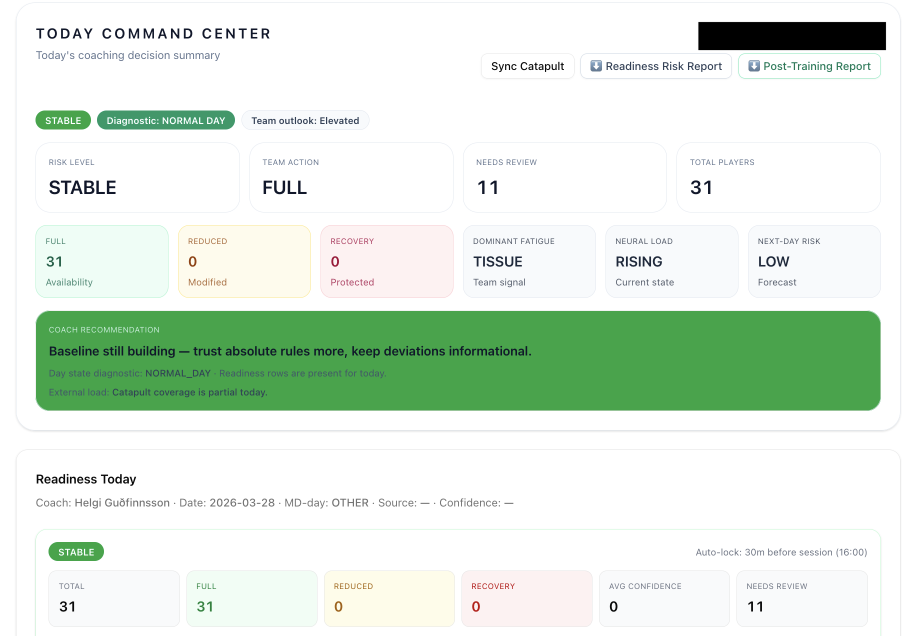
#> input picture scripts/raw/Today.png, 1838 x 1271 px, found by its file name (shown at 1/2 size); its folder holds 5 pictures in this run; the run also reads 2 pictures not shown here
$ python anonymize-screenshots.py
#> lines starting #> are read from the running program, lines starting #| are printed output that depends on the picture
#!/usr/bin/env python3
"""
MicroPulse Screenshot Anonymizer
=================================
Visir myndunum: crop browser chrome, anonymize player names, save to public/screenshots/

Usage:
  1. Vista skjámyndirnar í scripts/raw/ möppuna með þessum nöfnum:
       today.png          - Today Command Center tab
       intelligence.png   - Intelligence tab (team overview)
       intelligence2.png  - Intelligence tab (team risk map / Readiness Mix)
       gps.png            - GPS Data squad load table
       mli.png            - Mechanical Load Index panel
       metabolic.png      - Metabolic Load Score panel
       volatility.png     - Readiness Volatility charts
       vald.png           - VALD / CMJ tab

  2. Keyra: python3 scripts/anonymize-screenshots.py

  Output fer í: public/screenshots/
"""

from pathlib import Path
from PIL import Image, ImageDraw, ImageFont
import sys

# ── Paths ─────────────────────────────────────────────────────────────────────
BASE     = Path(__file__).parent.parent
RAW_DIR  = Path(__file__).parent / "raw"
OUT_DIR  = BASE / "public" / "screenshots"
OUT_DIR.mkdir(parents=True, exist_ok=True)

# ── Anonymized player names (30 generic names for replacement) ─────────────────
FAKE_NAMES = [
    "A. Eriksson",   "B. Hansen",     "C. Magnusson",  "D. Nilsson",
    "E. Lindqvist",  "F. Bergström",  "G. Johansson",  "H. Andersen",
    "I. Sigurdsson", "J. Petersen",   "K. Larsson",    "L. Møller",
    "M. Gustafsson", "N. Thorvaldsen","O. Sørensen",   "P. Karlsson",
    "Q. Bjørnstad",  "R. Ólafsson",   "S. Kristiansen","T. Halvorsen",
    "U. Rasmussen",  "V. Lund",       "W. Holm",       "X. Mikkelsen",
    "Y. Dahl",       "Z. Strand",     "A. Bertilsson",  "B. Clausen",
    "C. Frederiksen","D. Vestergaard"
]

# [14 lines left out: function try_font, not called in this run]

def crop_browser_chrome(img: Image.Image, top: int = 95, bottom: int = 40) -> Image.Image:
    """Remove browser bar from top and taskbar from bottom."""
    w, h = img.size
    return img.crop((0, top, w, h - bottom))

def blur_region(img: Image.Image, x1: int, y1: int, x2: int, y2: int, radius: int = 18) -> Image.Image:
    """Gaussian-blur a rectangular region in the image (looks much cleaner than rectangles)."""
    from PIL import ImageFilter
    region = img.crop((x1, y1, x2, y2))
    blurred = region.filter(ImageFilter.GaussianBlur(radius=radius))
    img.paste(blurred, (x1, y1))
    return img

def blur_left_name_column(img: Image.Image, col_width_px: int = 265, y_start_px: int = 0, radius: int = 35) -> Image.Image:
    """Blur the left name column from y_start_px to bottom of image."""
    w, h = img.size
    return blur_region(img, 0, y_start_px, col_width_px, h, radius=radius)

def save(img: Image.Image, name: str, max_width: int = 1200):
    """Resize if too wide, save as PNG."""
    if img.width > max_width:
        ratio = max_width / img.width
        img = img.resize((max_width, int(img.height * ratio)), Image.LANCZOS)
    out = OUT_DIR / name
    img.save(out, "PNG", optimize=True)
    print(f"  ✓  Saved {out.name}  ({img.width}×{img.height})")

# ── Per-screenshot processing ──────────────────────────────────────────────────

def process_today(raw: Path):
    """Today Command Center — no player names, just crop browser chrome."""
    img = Image.open(raw).convert("RGB")
    img = crop_browser_chrome(img)
    save(img, "today.png")

def process_intelligence(raw: Path):
    """Intelligence tab — team overview. No individual player names on first screen."""
    img = Image.open(raw).convert("RGB")
    img = crop_browser_chrome(img)
    save(img, "intelligence.png")

def process_intelligence2(raw: Path):
    """Intelligence detail with Readiness Mix risk map — no individual player names visible."""
    img = Image.open(raw).convert("RGB")
    img = crop_browser_chrome(img)
    save(img, "intelligence2.png")

def process_gps(raw: Path):
    """GPS Data squad load table — blur left name column (x=0–265 in raw ~1777px image)."""
    img = Image.open(raw).convert("RGB")
    img = crop_browser_chrome(img)
    # Names are in the leftmost column (measured: x=0 to ~265 in 1777px raw image)
    # Blur from the data row header downwards (y=130 = after section title)
    img = blur_left_name_column(img, col_width_px=265, y_start_px=130)
    save(img, "gps.png")

# [47 lines left out: functions process_mli, process_metabolic, process_volatility, process_vald, not called in this run]

# ── Main ───────────────────────────────────────────────────────────────────────

JOBS = {
    "today.png":         process_today,
    "intelligence.png":  process_intelligence,
    "intelligence2.png": process_intelligence2,
    "gps.png":           process_gps,
    "mli.png":           process_mli,
    "metabolic.png":     process_metabolic,
    "volatility.png":    process_volatility,
    "vald.png":          process_vald,
}

if __name__ == "__main__":
    if not RAW_DIR.exists():
        RAW_DIR.mkdir()
        print(f"Created {RAW_DIR} — vista skjámyndirnar þar með réttu nöfnum.")
        print("Sjá README í skriftunni.")
        sys.exit(0)

    processed = 0
    for filename, fn in JOBS.items():
        raw = RAW_DIR / filename
        if raw.exists():
            print(f"Processing {filename}...")
            try:
                fn(raw)
                processed += 1
            except Exception as e:
                print(f"  ✗  Error: {e}")
        else:
            print(f"  –  Skipping {filename} (not found in scripts/raw/)")
#> this loop made 8 passes
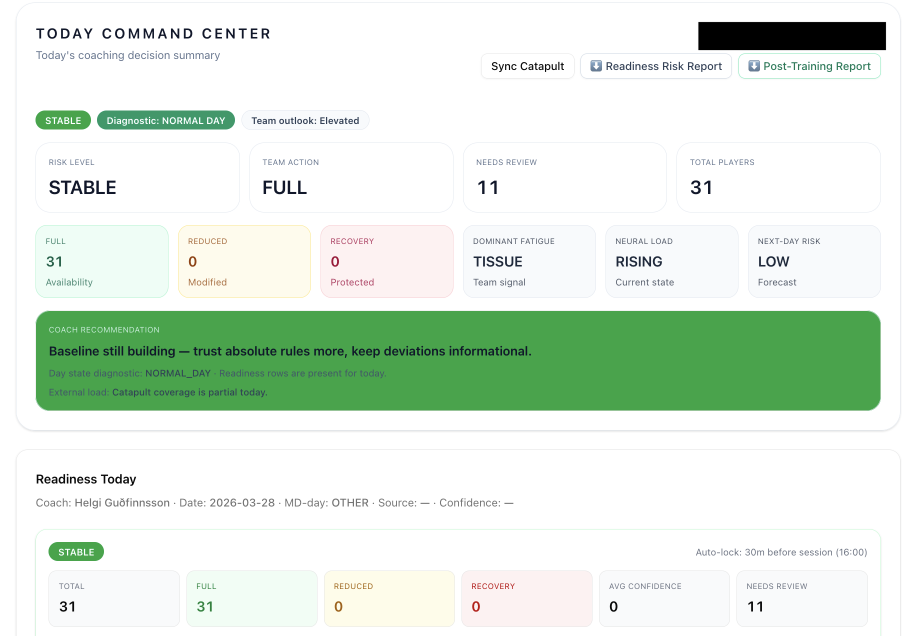
#> input picture scripts/raw/Today.png, 1838 x 1271 px, found by its file name (shown at 1/2 size)
#> pass 1, in process_today, `img = crop_browser_chrome(img)`:
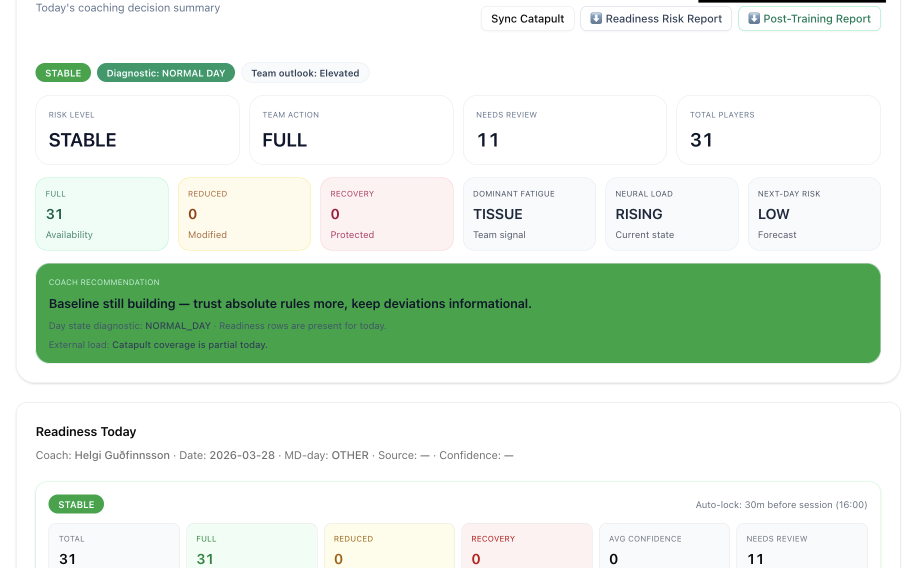
#> img: PIL image 1838x1136 RGB (shown at 1/2 size); mean R, G, B 220.1, 235, 220.6
#> pass 1, in save, `img = img.resize((max_width, int(img.height * ratio)), Image.LANCZOS)`:
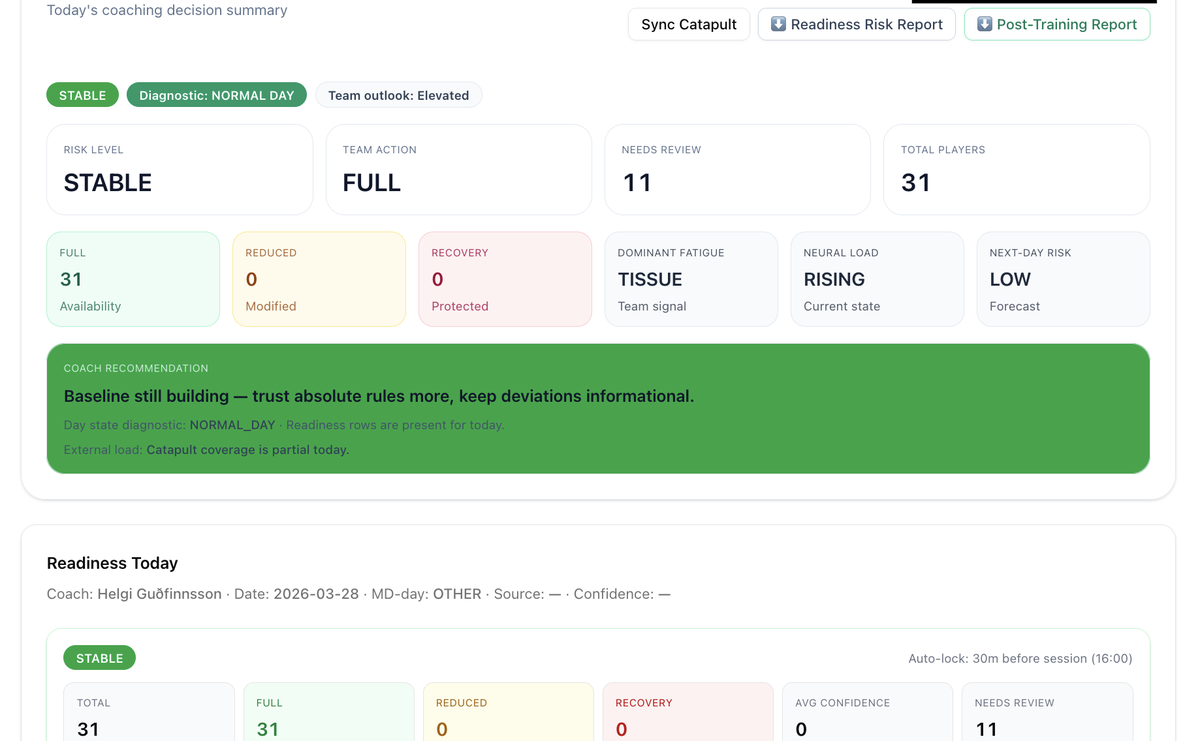
#> img: PIL image 1200x741 RGB; mean R, G, B 220, 234.9, 220.5
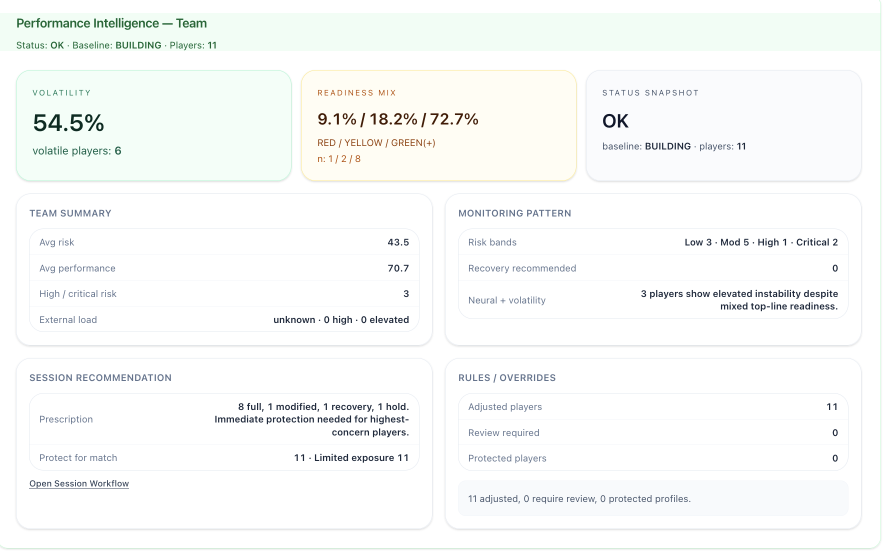
#> input picture scripts/raw/Intelligence.png, 1774 x 1120 px, found by its file name (shown at 1/2 size)

    print(f"\nDone. {processed}/{len(JOBS)} screenshots processed → public/screenshots/")
